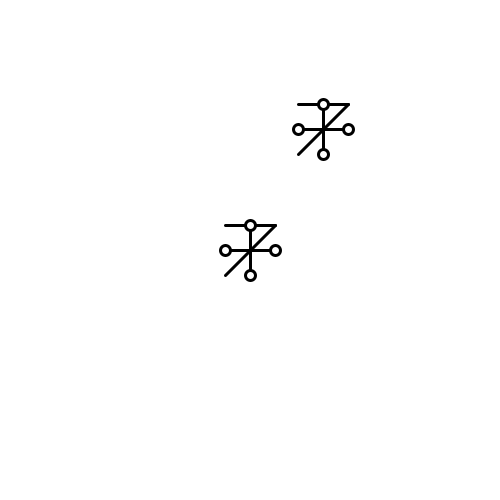
Frame 1 (no input)
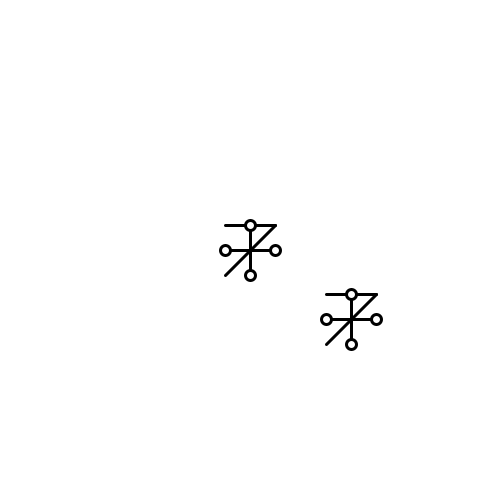
Frame 60 (the mouse pressed at the canvas centre just before this capture)
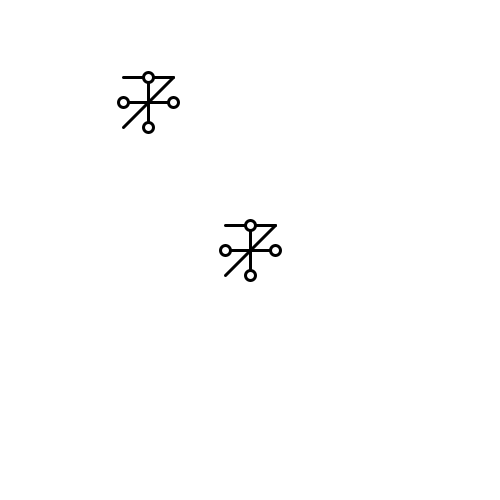
Frame 120 (the mouse held since frame 60 and released just before this capture)

The Processing sketch that drew these frames (run headless with seeded random() and noise(); from frame 60 on, the mouse is pressed at the canvas centre):

// Processing sketch: snowflakeEx
// ── snowflakeEx.pde
// design drawn in a function
// random size, position, and color

float x;
float y;
float x2;
float y2;

void setup() {
  size(500, 500);

  frameRate(5); //  but better to implement a timer.
}

void draw() {
  fill(255, 25);
  x = random(width); // between 0 and width
  y = random(height); // between 0 and height
  background(255);
  design(250, 250);
  design(x, y);

  if (frameCount % 240 == 0) {
    //    x = random(width); // between 0 and width
    //y = random(height); // between 0 and height
  }
}
void keyPressed() {
  x2 = random(width);
  y2 = random(height);
}

void mousePressed() {
  design(mouseX, mouseY);
}
void design(float x, float y) {
  stroke(0);
  strokeWeight(3);
  line(x + 00, y - 25, x + 00, y + 25);
  line(x - 25, y + 00, x + 25, y + 00);
  line(x - 25, y - 25, x + 25, y - 25);
  line(x - 25, y + 25, x + 25, y - 25);

  fill(255);
  ellipse(x + 00, y - 25, 10, 10);
  ellipse(x + 00, y + 25, 10, 10);
  ellipse(x - 25, y + 00, 10, 10);
  ellipse(x + 25, y + 00, 10, 10);
}
